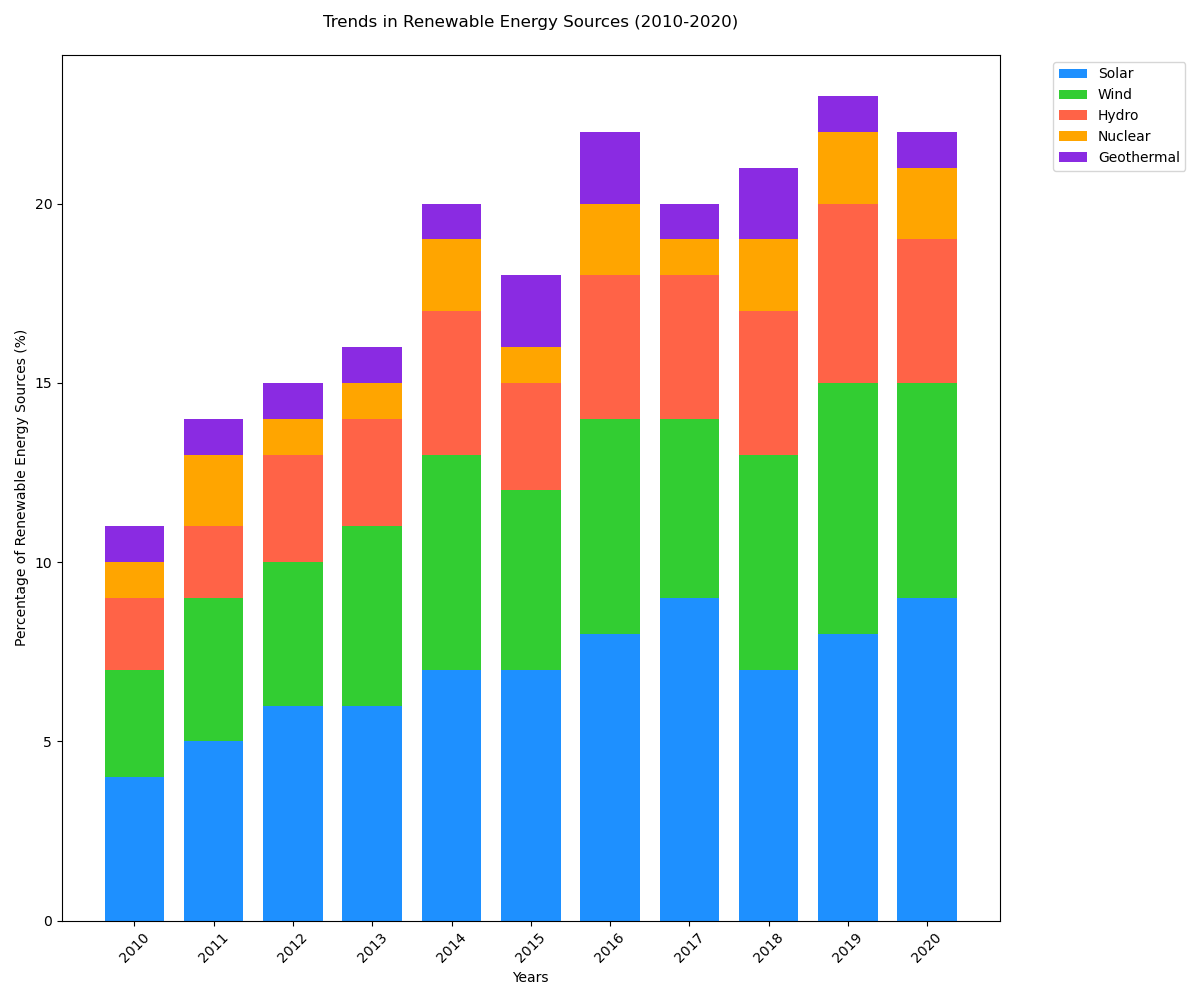

The Python source for this figure:

import matplotlib.pyplot as plt
import numpy as np

data = {
    'Category': ['Solar', 'Wind', 'Hydro', 'Nuclear', 'Geothermal'],
    '2010': [4, 3, 2, 1, 1],
    '2011': [5, 4, 2, 2, 1],
    '2012': [6, 4, 3, 1, 1],
    '2013': [6, 5, 3, 1, 1],
    '2014': [7, 6, 4, 2, 1],
    '2015': [7, 5, 3, 1, 2],
    '2016': [8, 6, 4, 2, 2],
    '2017': [9, 5, 4, 1, 1],
    '2018': [7, 6, 4, 2, 2],
    '2019': [8, 7, 5, 2, 1],
    '2020': [9, 6, 4, 2, 1]
}

categories = data['Category']
years = list(data.keys())[1:]

values = np.array([data[year] for year in years]).T

fig, ax = plt.subplots(figsize=(12, 10))

bar_width = 0.75
bar_colors = ['#1e90ff', '#32cd32', '#ff6347', '#ffa500', '#8a2be2']

bottoms = np.zeros(len(years))

for i, (category, color) in enumerate(zip(categories, bar_colors)):
    ax.bar(years, values[i], bar_width, bottom=bottoms, label=category, color=color)
    bottoms += values[i]

ax.set_xlabel('Years')
ax.set_ylabel('Percentage of Renewable Energy Sources (%)')
ax.set_title('Trends in Renewable Energy Sources (2010-2020)', pad=20)
ax.legend(loc='upper left', bbox_to_anchor=(1.05, 1))

plt.xticks(rotation=45)
plt.tight_layout()
plt.show()
